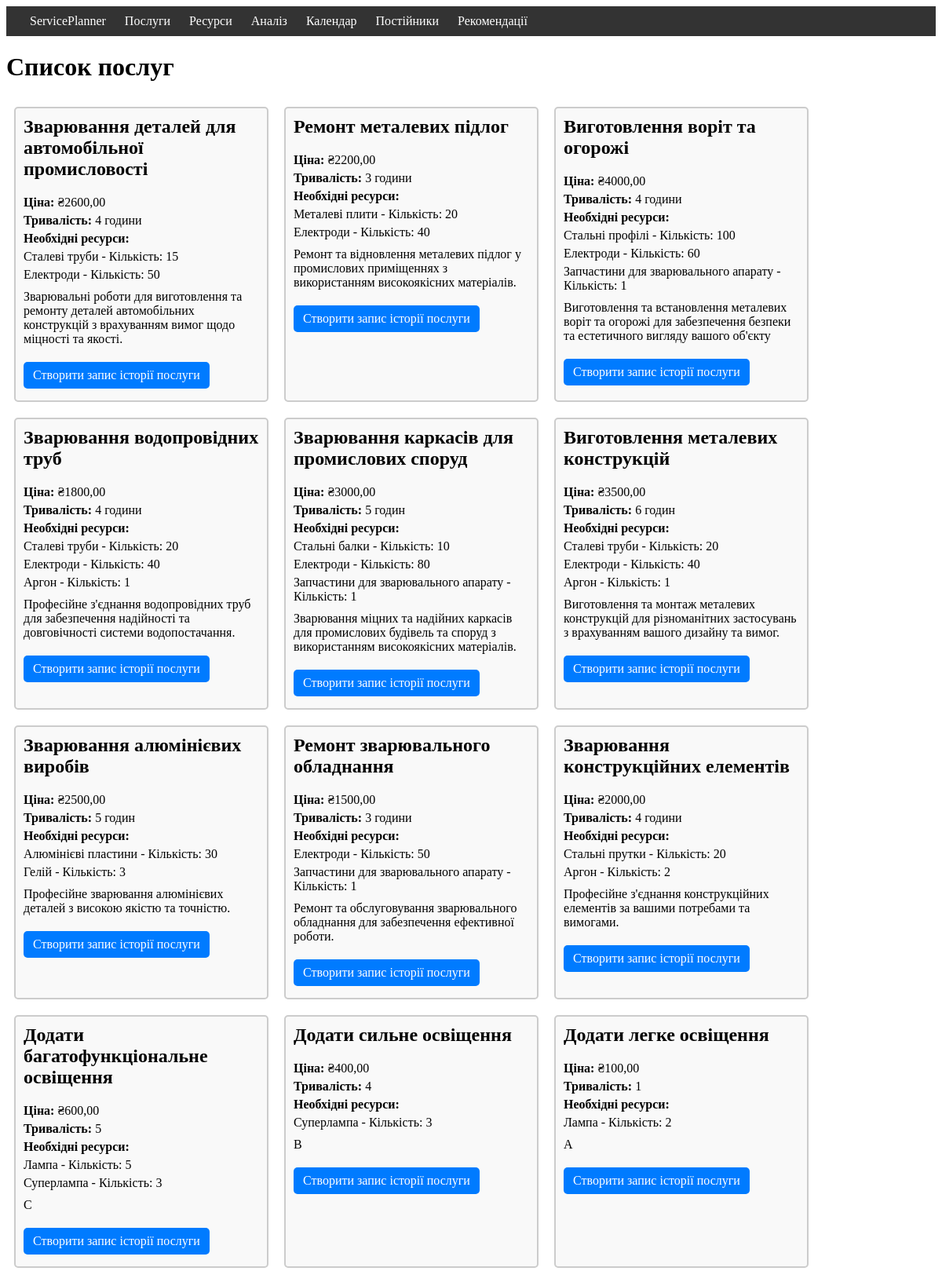
/home/, run on the app's committed database.
### ServicePlanner/models.py (models this page shows, shortened)
class Service(models.Model):
    name = models.CharField(max_length=100)
    description = models.TextField()
    price = models.DecimalField(max_digits=10, decimal_places=2)
    duration = models.CharField(max_length=50)
    resources_required = models.ManyToManyField(Resource, through='ServiceResource')

class ServiceResource(models.Model):
    service = models.ForeignKey(Service, on_delete=models.CASCADE)
    resource = models.ForeignKey(Resource, on_delete=models.CASCADE)
    quantity = models.PositiveIntegerField(default=1)

class Resource(models.Model):
    name = models.CharField(max_length=100)
    quantity = models.IntegerField()
    unit_price = models.DecimalField(max_digits=10, decimal_places=2)
    description = models.TextField()

### ServicePlanner/views.py (the view)
# urls.py: path('home/', resource_list, name='resource_list'),
def resource_list(request):
    resources = Resource.objects.all()
    services = Service.objects.prefetch_related('serviceresource_set__resource').all()
    customers = Customer.objects.all()
    return render(request, 'ServicePlanner/home.html',
                  {'resources': resources, 'services': services, 'customers': customers})

### ServicePlanner/context_processors.py (called while the page is built)
def current_date(request):
    my_current_date = datetime.now().date()
    day_of_week = format_datetime(my_current_date, 'EEEE', locale='uk_UA')
    date_string = my_current_date.strftime('%Y-%m-%d')
    return {
        'my_current_date': my_current_date,
        'day_of_week': day_of_week,
        'date_string': date_string
    }

def display_notifications(request):
    notifications = Notification.objects.all().order_by('-created_at')
    return {'notifications': notifications}

### templates/ServicePlanner/home.html (shortened to what this page needs)
{% extends 'ServicePlanner/base.html' %}
{% block content %}
<!DOCTYPE html>
<html lang="en">
<head>
</head>
<body>
<h1>Список послуг</h1>
    <div class="service-container">
        {% for service in services reversed%}
            <div class="service">
                <h2>{{ service.name }}</h2>
                <p><strong>Ціна:</strong> ₴{{ service.price }}</p>
                <p><strong>Тривалість:</strong> {{ service.duration }}</p>
                <p><strong>Необхідні ресурси:</strong></p>
                <ul>
                    {% for service_resource in service.serviceresource_set.all %}
                        <li>{{ service_resource.resource.name }} - Кількість: {{ service_resource.quantity }}</li>
                    {% endfor %}
                </ul>
                <p>{{ service.description }}</p>
            <div class="button-container">
                <a href="{% url 'create_service_history' service.id %}">Створити запис історії послуги</a>
            </div>
            </div>
        {% endfor %}
    </div>
{% endblock %}

### templates/ServicePlanner/base.html (shortened to what this page needs)
<!DOCTYPE html>
<html lang="en">
<head>
</head>
<body>
    <div class="navbar">
        <div style="flex-grow: 1;">
            <span>ServicePlanner</span>
            <a href="/home/">Послуги</a>
            <a href="/resources/">Ресурси</a>
            <a href="/analytics/">Аналіз</a>
            <a href="/calendar/">Календар</a>
            <a href="/customer/">Постійники</a>
            <a href="/recommendations/">Рекомендації</a>
        </div>
        <div>
        </div>
    </div>
    <div class="content">
        {% block content %}
        {% endblock %}
    </div>
</body>
</html>

### templates/ServicePlanner/base.html (style rules this page uses)
.navbar { display: flex; justify-content: space-between; background-color: #333; color: #fff; padding: 10px 20px; }
.navbar a { color: #fff; text-decoration: none; margin: 0 10px; flex: 1; text-align: center; }
.navbar span { margin: 0 10px; flex: 1; text-align: center; }

### templates/ServicePlanner/home.html (style rules this page uses)
.service-container { display: flex; flex-wrap: wrap; }
.service { border: 2px solid #ccc; border-radius: 5px; margin: 10px; padding: 10px; background-color: #f9f9f9; width: 300px; }
.service h2 { margin-top: 0; }
.service p { margin: 0; padding-bottom: 5px; }
.service ul { list-style-type: none; margin: 0; padding: 0 0 5px; }
.service ul li { margin-bottom: 5px; }
.button-container { text-align: left; margin-top: 10px; }
.button-container a { display: inline-block; margin: 5px 0; padding: 8px 12px; background-color: #007BFF; color: white; text-decoration: none; border-radius: 5px; transition: background-color 0.3s ease; }

### data on the page
Service: name "Зварювання деталей для автомобільної промисловості", price "2600,00", duration "4 години", description "Зварювальні роботи для виготовлення та ремонту деталей автомобільних конструкцій з врахуванням вимог щодо міцності та якості."
ServiceResource: resource.name "Сталеві труби", quantity "15"
ServiceResource: resource.name "Електроди", quantity "50"
Service: name "Ремонт металевих підлог", price "2200,00", duration "3 години", description "Ремонт та відновлення металевих підлог у промислових приміщеннях з використанням високоякісних матеріалів."
ServiceResource: resource.name "Металеві плити", quantity "20"
ServiceResource: resource.name "Електроди", quantity "40"
Service: name "Виготовлення воріт та огорожі", price "4000,00", duration "4 години", description "Виготовлення та встановлення металевих воріт та огорожі для забезпечення безпеки та естетичного вигляду вашого об'єкту"
ServiceResource: resource.name "Стальні профілі", quantity "100"
ServiceResource: resource.name "Електроди", quantity "60"
ServiceResource: resource.name "Запчастини для зварювального апарату", quantity "1"
Service: name "Зварювання водопровідних труб", price "1800,00", duration "4 години", description "Професійне з'єднання водопровідних труб для забезпечення надійності та довговічності системи водопостачання."
ServiceResource: resource.name "Сталеві труби", quantity "20"
ServiceResource: resource.name "Електроди", quantity "40"
ServiceResource: resource.name "Аргон", quantity "1"
Service: name "Зварювання каркасів для промислових споруд", price "3000,00", duration "5 годин", description "Зварювання міцних та надійних каркасів для промислових будівель та споруд з використанням високоякісних матеріалів."
ServiceResource: resource.name "Стальні балки", quantity "10"
ServiceResource: resource.name "Електроди", quantity "80"
ServiceResource: resource.name "Запчастини для зварювального апарату", quantity "1"
Service: name "Виготовлення металевих конструкцій", price "3500,00", duration "6 годин", description "Виготовлення та монтаж металевих конструкцій для різноманітних застосувань з врахуванням вашого дизайну та вимог."
ServiceResource: resource.name "Сталеві труби", quantity "20"
ServiceResource: resource.name "Електроди", quantity "40"
ServiceResource: resource.name "Аргон", quantity "1"
Service: name "Зварювання алюмінієвих виробів", price "2500,00", duration "5 годин", description "Професійне зварювання алюмінієвих деталей з високою якістю та точністю."
ServiceResource: resource.name "Алюмінієві пластини", quantity "30"
ServiceResource: resource.name "Гелій", quantity "3"
Service: name "Ремонт зварювального обладнання", price "1500,00", duration "3 години", description "Ремонт та обслуговування зварювального обладнання для забезпечення ефективної роботи."
ServiceResource: resource.name "Електроди", quantity "50"
ServiceResource: resource.name "Запчастини для зварювального апарату", quantity "1"
Service: name "Зварювання конструкційних елементів", price "2000,00", duration "4 години", description "Професійне з'єднання конструкційних елементів за вашими потребами та вимогами."
ServiceResource: resource.name "Стальні прутки", quantity "20"
ServiceResource: resource.name "Аргон", quantity "2"
Service: name "Додати багатофункціональне освіщення", price "600,00", duration "5", description "С"
ServiceResource: resource.name "Лампа", quantity "5"
ServiceResource: resource.name "Суперлампа", quantity "3"
Service: name "Додати сильне освіщення", price "400,00", duration "4", description "В"
ServiceResource: resource.name "Суперлампа", quantity "3"
Service: name "Додати легке освіщення", price "100,00", duration "1", description "А"
ServiceResource: resource.name "Лампа", quantity "2"
